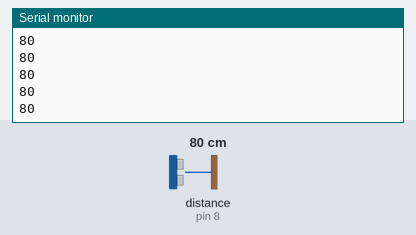
Recording of a sketch running on a simulated Arduino Uno, built with avr-gcc and run on an emulated ATmega328P. On the bench: the last lines printed to the serial monitor. Wiring (inferred from the names in the program): ultrasonic range finder: trigger pin 9; echo pin 8. The test bench sets the inputs (shaded band); at power-on: distance to the obstacle (sensor on pin 8) 80 cm. The echo pulse lasts 58.3 µs per cm.

Above: at 0.8 s.
0.9 s: distance to the obstacle (sensor on pin 8) set to 2 cm
At 1.5 s:
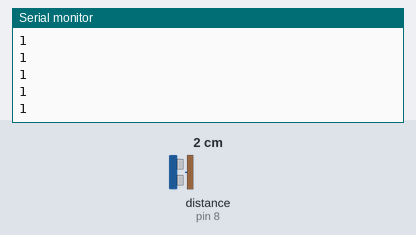
2.4 s: distance to the obstacle (sensor on pin 8) set to 4 cm
At 3.5 s:
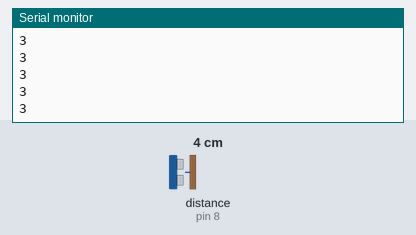
Timing chart, 0 to 5.4 s (numbered marks = the images above; inputs shaded):
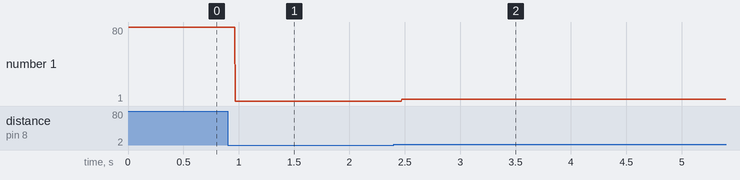

Measured:
- after the input at 0.9 s, the serial monitor: prints a new line after 0.07 s (image 1)
- after the input at 2.4 s, the serial monitor: prints a new line after 0.07 s (image 2)
- plotted number 1: 80 → 1 after the input at 0.9 s, 1 → 3 after the input at 2.4 s

The sketch:

Facemask_Detection.ino
```cpp
#include "Arduino.h"
#include "ultrasonic.h"
#include "led.h"

int main(void)
{
  Serial.begin(9600);
  Ultrasonic_Init();

  while(1)
  {
    Serial.println(Ultrasonic_GetDistance());

  }

}
```

led.cpp
```cpp
#include "Arduino.h"
#include "led.h"


void LED_Init(uint8_t pin)
{
  //Initialize all the LED pins
  pinMode(pin, OUTPUT);
}

void LED_On(uint8_t pin)
{
  digitalWrite(pin, HIGH);
}

void LED_Off(uint8_t pin)
{
  digitalWrite(pin, LOW);
}
```

led.h
```cpp
#ifndef LED_H
#define LED_H

extern void LED_Init(uint8_t pin);
extern void LED_On(uint8_t pin);
extern void LED_Off(uint8_t pin);

#endif /* LED_H */
```

ultrasonic.cpp
```cpp
#include "Arduino.h"
#include "ultrasonic.h"

#define ECHO_PIN  8
#define TRIGGER_PIN 9

void Ultrasonic_Init(void)
{
  pinMode(ECHO_PIN, INPUT);
  pinMode(TRIGGER_PIN, OUTPUT);
}

uint32_t Ultrasonic_GetDistance(void)
{
  /*
   * Gets distance in centimeters
   * Parameters:
   * None
   *
   * Return:
   * 1.) distance (unsigned 32-bit integer)
  */
  digitalWrite(TRIGGER_PIN,LOW);
  delayMicroseconds(2);
  digitalWrite(TRIGGER_PIN,HIGH);
  delayMicroseconds(10);
  digitalWrite(TRIGGER_PIN,LOW);
  uint32_t pulseWidth = pulseIn(ECHO_PIN, HIGH);

  return pulseWidth / 29 / 2;
}
```

ultrasonic.h
```cpp
#ifndef ULTRASONIC_H
#define ULTRASONIC_H

extern void Ultrasonic_Init(void);
extern uint32_t Ultrasonic_GetDistance(void);

#endif /* ULTRASONIC_H */
```
